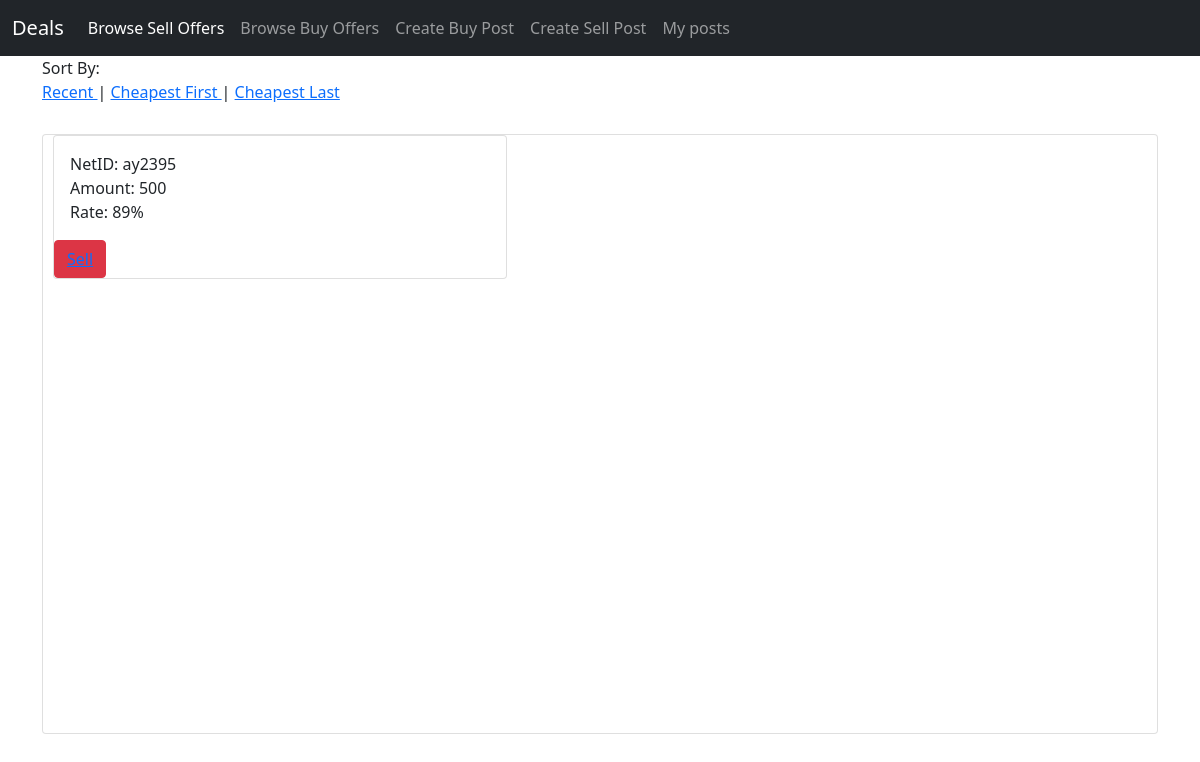
The page /market/sell (signed in) on the database as committed earlier.
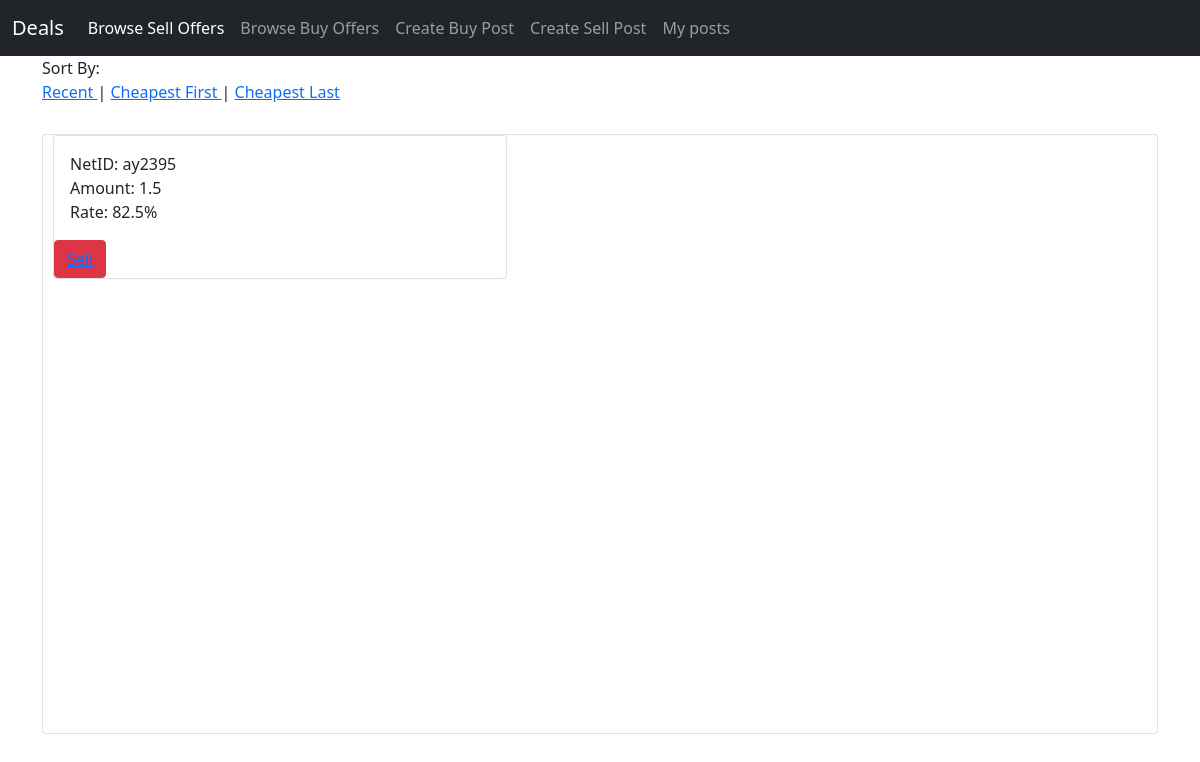
The same page on the database as committed later.
### tables this page shows
CREATE TABLE sell_posts (
                                            post_id integer PRIMARY KEY AUTOINCREMENT,
                                            net_id text,
                                            amount text,
                                            rate text
                                        );

### app.py (the view)
@app.route('/market/sell')
def market_sell():
    sort = request.args.get('sort')
    sell_posts = getSellPosts(sort)
    if not session.get("netId"):
        return redirect('./')
    username = session.get('netId')
    password = session.get('password')
    if sell_posts is None:
        sell_posts = []
    if login(username, password):
        return render_template("posts/browse_sell.html", sell_posts=sell_posts)
    else:
        return redirect('./')

### database.py (called while the page is built)
def open():
    global database
    global database_cursor
    database = sqlite3.connect("maindb.db", uri=True, check_same_thread=False)
    database_cursor = database.cursor()

def close():
    database_cursor.close()

def login(netid, password):
    open()
    database_cursor.execute("SELECT * FROM users WHERE net_id =? and password=?", (netid, password))
    user = database_cursor.fetchall()
    close()
    if user is None or len(user) <= 0:
        return False  # the user is not registered
    else:
        return True  # the user logged in successfully

def getSellPosts(sort):
    open()
    if sort == "cheap_first":
        return database_cursor.execute("SELECT * FROM sell_posts ORDER BY rate ASC").fetchall()
    elif sort == "cheap_last":
        return database_cursor.execute("SELECT * FROM sell_posts ORDER BY rate DESC").fetchall()
    else:
        return database_cursor.execute("SELECT * FROM sell_posts ORDER BY post_id DESC").fetchall()

### templates/posts/browse_sell.html (shortened to what this page needs)
<!DOCTYPE html>
    <link href="https://cdn.jsdelivr.net/npm/bootstrap@5.0.2/dist/css/bootstrap.min.css" rel="stylesheet">
<body >
  <nav class="navbar navbar-expand-lg navbar-dark bg-dark">
    <div class="container-fluid">
      <a class="navbar-brand" href="/market/buy">Deals</a>
      <div class="collapse navbar-collapse" id="navbarSupportedContent">
        <ul class="navbar-nav me-auto mb-2 mb-lg-0">
            <li class="nav-item">
            <a class="nav-link active" aria-current="page" href="/market/sell">Browse Sell Offers</a>
          </li>
            <li class="nav-item">
            <a class="nav-link " aria-current="page" href="/market/buy">Browse Buy Offers</a>
          </li>
          <li class="nav-item">
            <a class="nav-link " aria-current="page" href="/create/buy">Create Buy Post</a>
          </li>
          <li class="nav-item">
            <a class="nav-link " aria-current="page" href="/create/sell">Create Sell Post</a>
          </li>
          <li class="nav-item">
            <a class="nav-link" aria-current="page" href="/my_posts">My posts</a>
          </li>
        </ul>
      </div>
    </div>
  </nav>
    <div class="container" >
        Sort By: </br><a href="/market/buy?sort=recent">Recent </a>|
        <a href="/market/buy?sort=cheap_first"> Cheapest First </a>|
        <a href="/market/buy?sort=cheap_last"> Cheapest Last</a>
      <div class="card" style="margin-top: 30px; height:600px;">
                {% for post in sell_posts %}
                <div class="postcontainer col-5" style="padding-left:10px" postid='post3456'>
                <div class="card">
                    <div class="card-body">
                        <div class="text">NetID: {{ post[1] }}</div>
                        <div class="text">Amount: {{ post[2] }}</div>
                        <div class="text">Rate: {{ post[3] }}%</div>
                    </div>
                    <div class="form-group block">
                        <button class="btn btn-danger"><a href ="mailto:{{post[1]}}@nyu.edu?subject=[DealAD] I will sell you Falcon Dirhams&body=Hello, I'm interested in selling my Falcon Dirham. Let me know if you would like to buy.">Sell</a></button>
                </div>
                </div>
                </div>
          {% endfor %}
      </div>
</div>
</body>
</html>

Rows that differ between the two databases and show on the page:
changed sell_posts "ay2395": amount "500" → "1.5"; rate "89" → "82.5"
